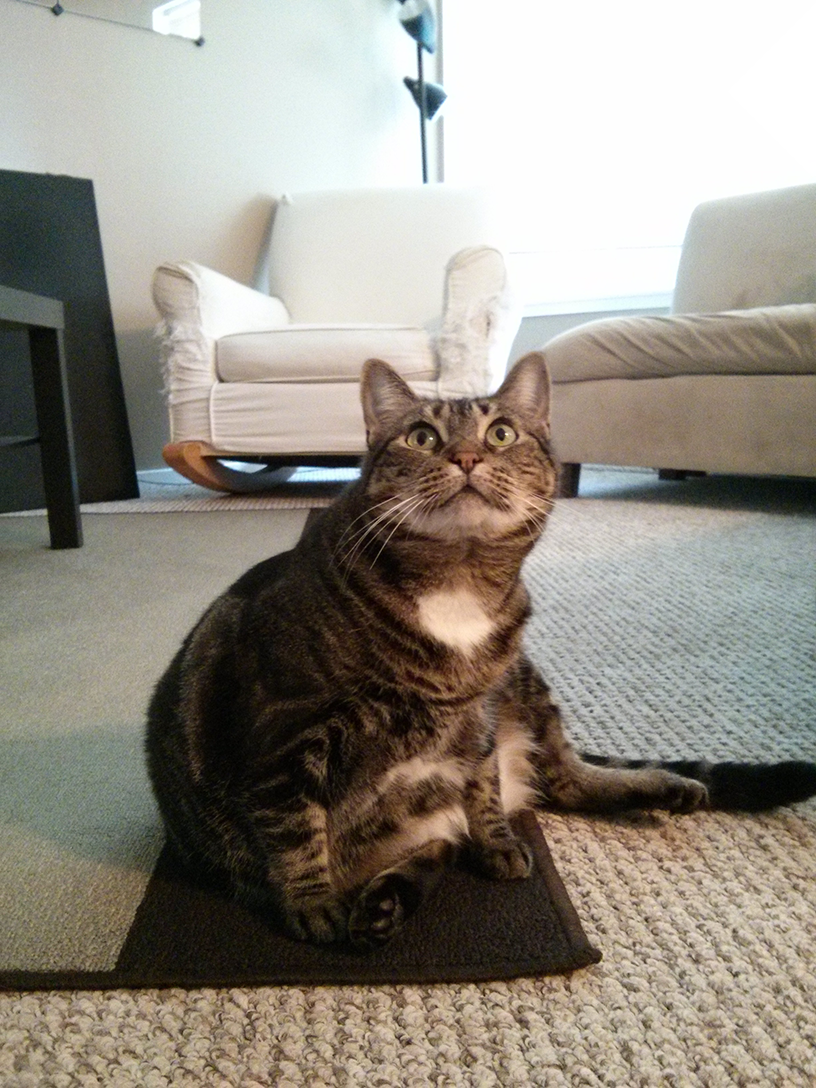
#> input picture Automatic the boring stuff with python/Chapter_17/Images/zophie.png, 816 x 1088 px
$ python sample_00.py
#> lines starting #> are read from the running program, lines starting #| are printed output that depends on the picture
from turtle import width
from PIL import Image
import os
import logging
logging.basicConfig(level=logging.DEBUG, format=' %(asctime)s - %(levelname)s - %(message)s')
logging.debug('Start of program')
os.chdir('/Users/jerome/Git/learn_python/Automatic the boring stuff with python/Chapter_17/Images')
catIm = Image.open('zophie.png')
#> catIm is the input picture: PIL image 816x1088 RGB; mean R, G, B 147, 141.1, 131.1
# [12 lines of commented-out code are left out]
croppedIm = catIm.crop((335, 235, 565, 365))
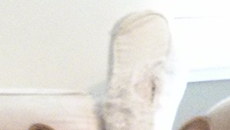
#> croppedIm: PIL image 230x130 RGB; mean R, G, B 230.5, 228.1, 222.7
croppedIm.save('zophie_cropped_01.png')
logging.debug('End of program')
